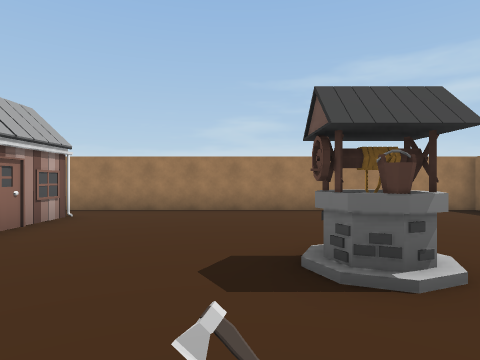
[1] (above)

24 first-person views from a walk through a Unity game level. The camera is 1.4 m above the floor, looks level and sees 75° across. The floor is counted in squares, 2 m on a side. Each view is taken from the middle of a square. On the plan, view 1 faces up. The plan holds only what a view shows up to about 10 squares ahead; the rest is blank.

[2]
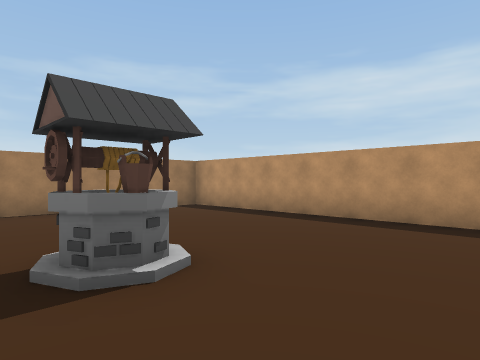

[3]
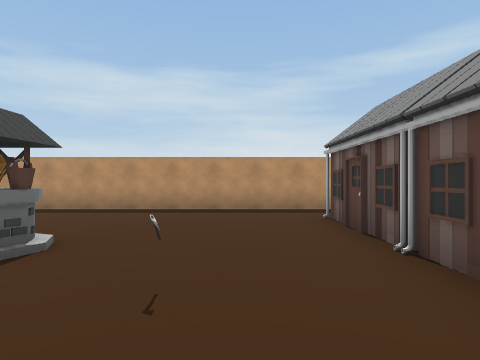

[4]
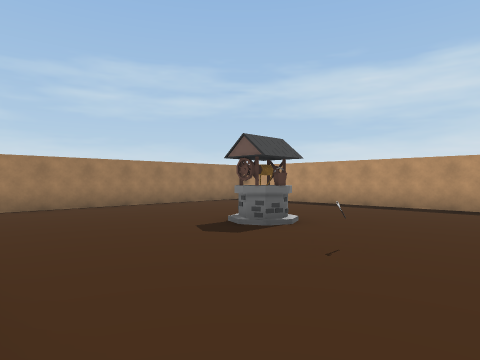

[5]
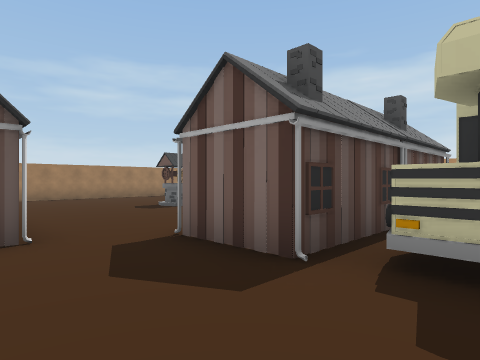

[6]
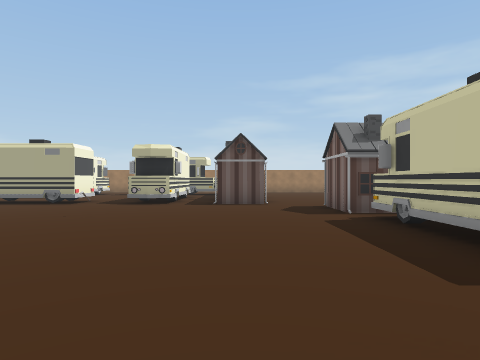

[7]
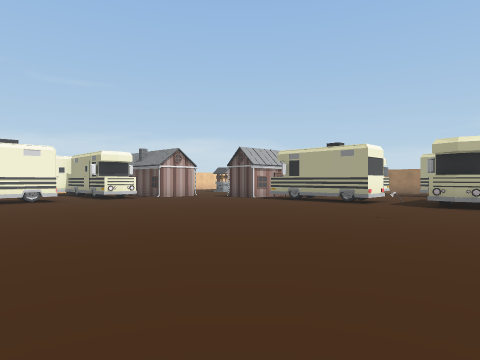

[8]
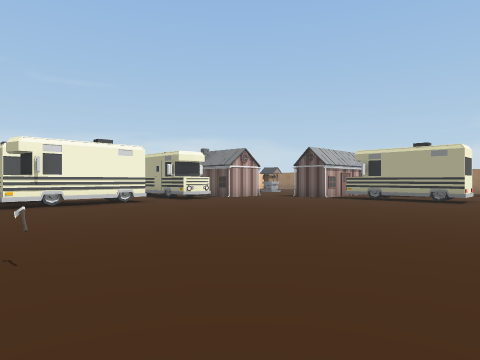

[9]
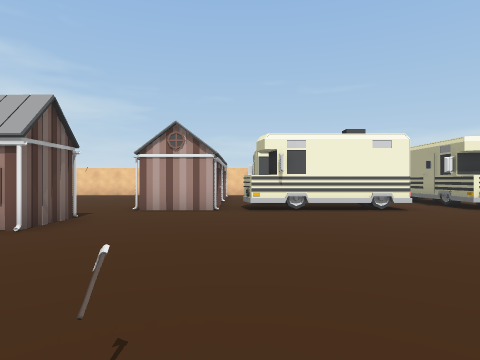

[10]
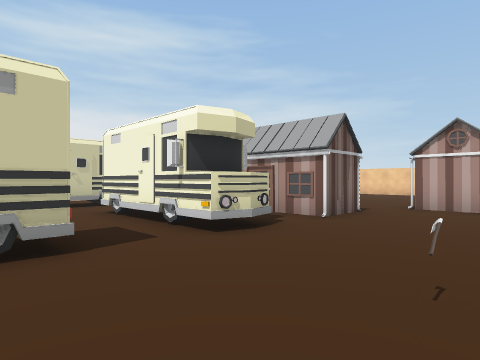

[11]
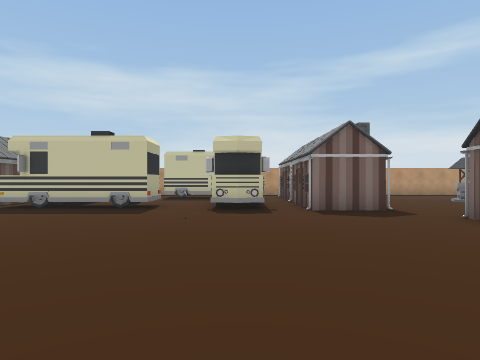

[12]
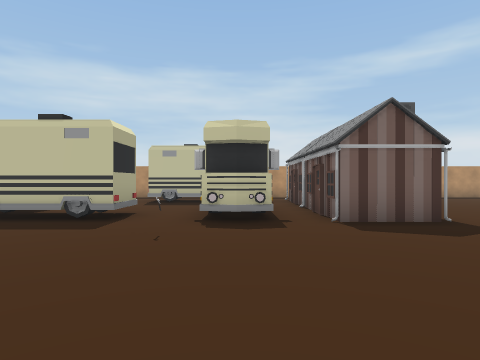

[13]
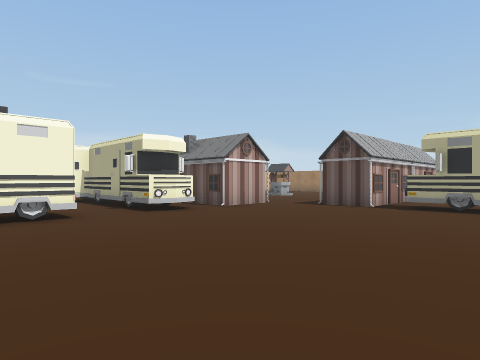

[14]
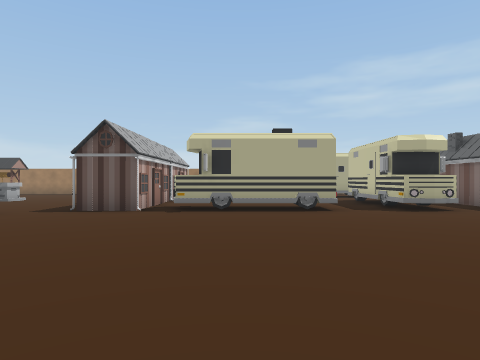

[15]
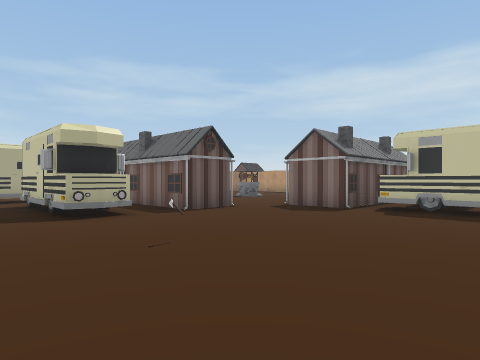

[16]
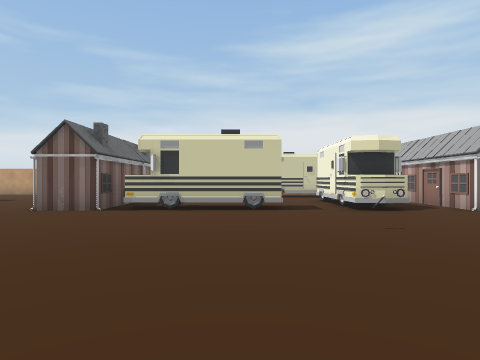

[17]
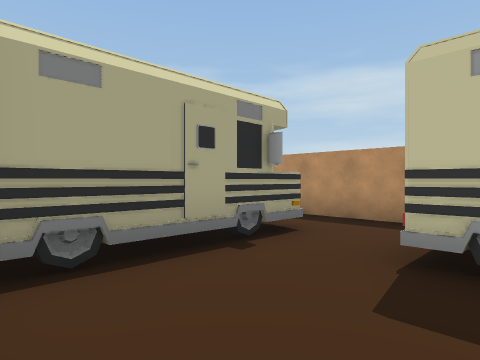

[18]
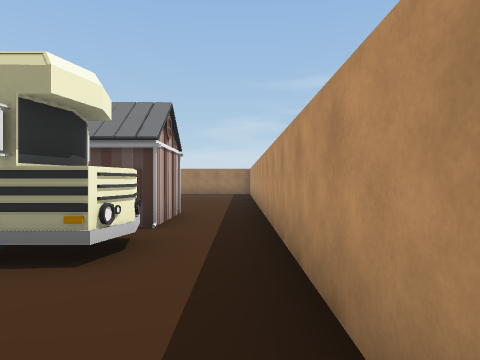

[19]
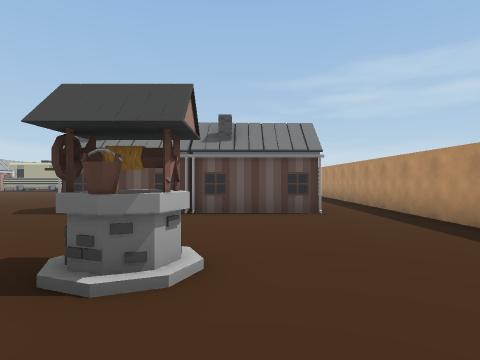

[20]
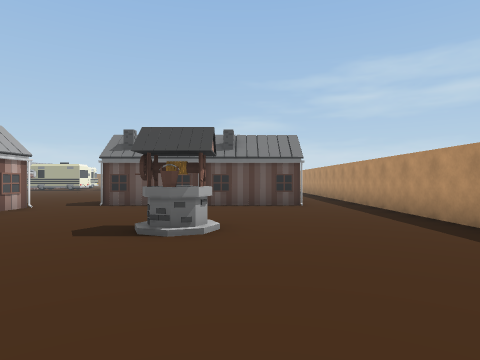

[21]
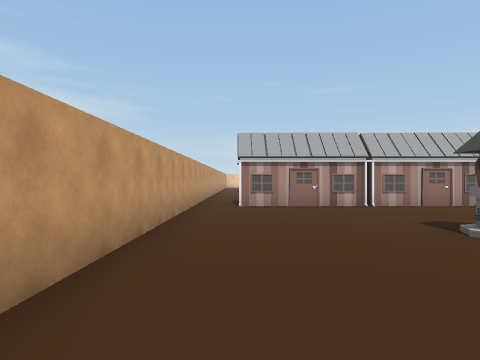

[22]
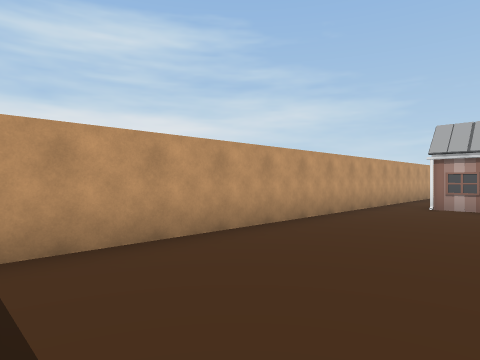

[23]
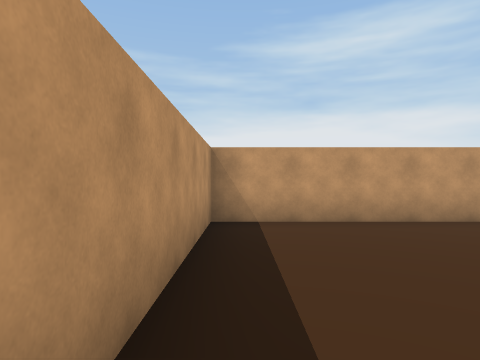

[24]
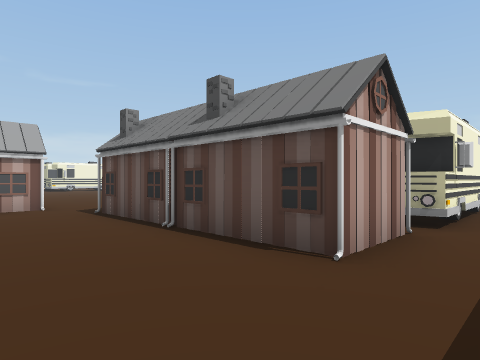

### Floor plan
Key: @ floor where view 1 was taken; # wall or solid block; x gap in a wall; . floor; H house; W well; O other object.
Columns run from 22 left of view 1 to 6 right of it. Each row starts with its distance up from view 1.
  8                   ###########
  7                   ..........#
  6                    .........#
  5               O#OO .........#
  4                .   .........#
  3               ..   H...W....#
  2     ..        .#O  H...W....#
  1     ...  ......##. ...O.....#
  0      ... .O  #.O#. ...@.....#
 -1      .....O###.OO...........#
 -2       ...............HH#H#..#
 -3     ##...............#####..#
 -4  O  ...........O.....O..  ..#
 -5  O###O...............O#O#OO.#
 -6   ...................#......#
 -7     .................O......#
 -8     . ...................##.
 -9     . .............O.....##
-10 OO OxO...............O   O#.#
-11    ..O......O............O..#
-12    #HH...............H##HH..#
-13       ...............#####..#
-14     .......O................#
-15    ....  HOO..  O. .........#
-16    ..      #...... .........#
-17            O.     #H...W....#
-18            ..      ....W....#
-19            ..      HO.......#
-20           O#       .........#
-21                    .........#
-22                 ............#
-23                 #############

Where each view was taken, in squares from view 1:
view 1: 0 up, 0 right, facing up
view 2: 0 up, 0 right, facing up-right
view 3: 0 up, 2 left, facing right
view 4: 1 down, 3 left, facing up-right
view 5: 5 down, 4 left, facing up-right
view 6: 10 down, 4 left, facing up
view 7: 10 down, 5 left, facing up-left
view 8: 12 down, 7 left, facing up-left
view 9: 11 down, 9 left, facing left
view 10: 11 down, 8 left, facing down-left
view 11: 10 down, 9 left, facing right
view 12: 10 down, 7 left, facing right
view 13: 9 down, 10 left, facing up-left
view 14: 8 down, 11 left, facing up
view 15: 7 down, 9 left, facing up-right
view 16: 7 down, 8 left, facing down
view 17: 8 down, 0 right, facing up-right
view 18: 8 down, 5 right, facing up
view 19: 20 down, 2 right, facing up
view 20: 22 down, 2 right, facing up
view 21: 21 down, 5 right, facing left
view 22: 19 down, 5 right, facing down-left
view 23: 17 down, 5 right, facing down
view 24: 16 down, 5 right, facing up-left
